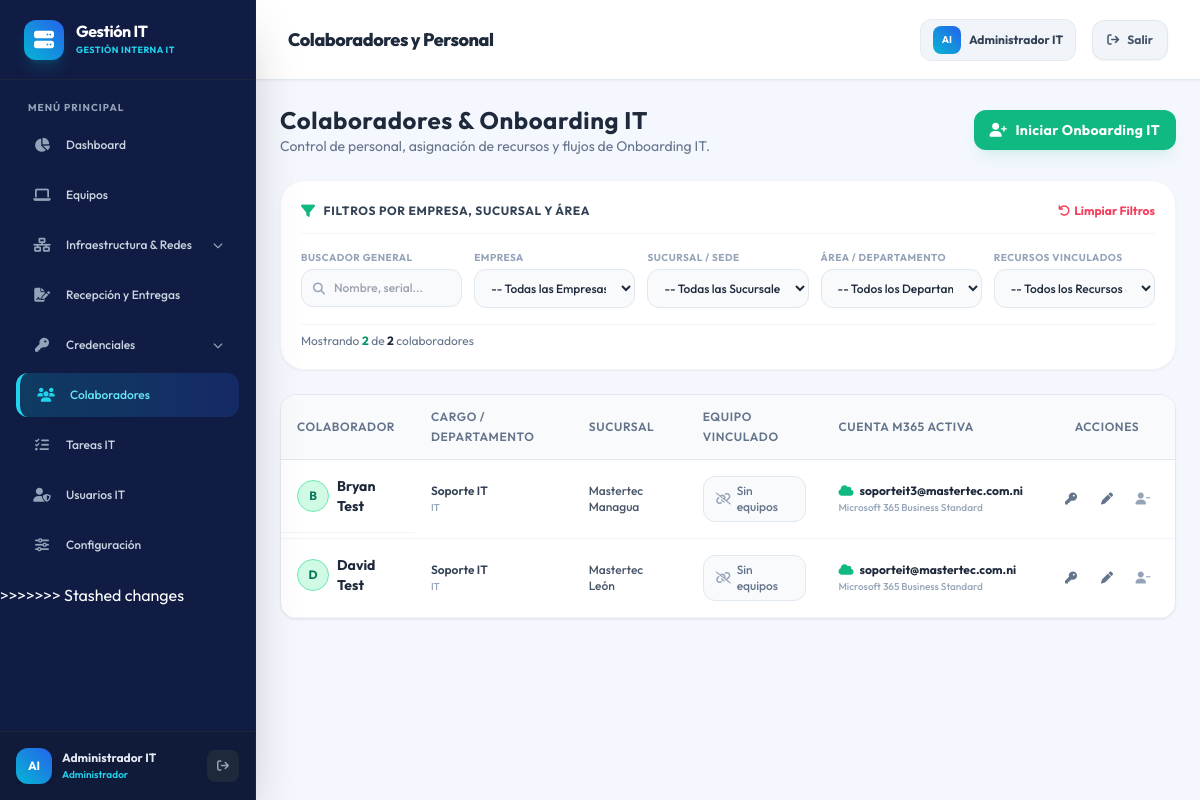
The app's page /modules/empleados/index.php (signed in) with its own data.
### tables this page shows
CREATE TABLE IF NOT EXISTS `empleados` (
    `id` INT AUTO_INCREMENT PRIMARY KEY,
    `sucursal_id` INT NOT NULL,
    `nombre` VARCHAR(100) NOT NULL,
    `cargo` VARCHAR(100),
    `departamento` VARCHAR(100),
    `estado` ENUM('Activo', 'Inactivo') DEFAULT 'Activo',
    CONSTRAINT `fk_empleado_sucursal` FOREIGN KEY (`sucursal_id`) REFERENCES `sucursales`(`id`) ON DELETE RESTRICT,
    INDEX `idx_sucursal` (`sucursal_id`)
);

### modules/empleados/index.php (the view, shortened to what this page needs)
<?php
require_once __DIR__ . '/../../includes/header.php';
$db = Database::getConexion();
$sql_empleados = "
    SELECT emp.*, s.nombre AS sucursal_nombre, e_corp.nombre AS empresa_nombre,
           (SELECT COUNT(*) FROM asignaciones WHERE empleado_id = emp.id AND fecha_devolucion IS NULL) AS cant_equipos,
           (SELECT GROUP_CONCAT(CONCAT(eq.id, ':', eq.tipo, ' - ', eq.marca, ' ', eq.modelo, ' (S/N: ', eq.service_tag_sn, ')') SEPARATOR '|')
            FROM asignaciones a JOIN equipos eq ON a.equipo_id = eq.id
            WHERE a.empleado_id = emp.id AND a.fecha_devolucion IS NULL) AS equipos_activos,
           (SELECT GROUP_CONCAT(CONCAT(eq.tipo, ' - ', eq.marca, ' ', eq.modelo, ' (S/N: ', eq.service_tag_sn, ')') SEPARATOR ', ')
            FROM asignaciones a
            JOIN equipos eq ON a.equipo_id = eq.id
            WHERE a.empleado_id = emp.id AND a.fecha_devolucion IS NULL) AS equipo_vinculado,
           (SELECT correo FROM cuentas_m365 WHERE empleado_id = emp.id AND estado = 'Activa' LIMIT 1) AS correo_m365,
           (SELECT licencia_tipo FROM cuentas_m365 WHERE empleado_id = emp.id AND estado = 'Activa' LIMIT 1) AS licencia_m365,
           (SELECT password_cifrado FROM credenciales_personales WHERE empleado_id = emp.id AND tipo = 'PC PIN' LIMIT 1) AS pc_pin_cifrado,
           (SELECT password_cifrado FROM credenciales_personales WHERE empleado_id = emp.id AND tipo = 'Pass AG' LIMIT 1) AS pass_ag_cifrado,
           (SELECT usuario FROM credenciales_personales WHERE empleado_id = emp.id AND tipo = 'Gmail' LIMIT 1) AS correo_gmail,
           (SELECT password_cifrado FROM credenciales_personales WHERE empleado_id = emp.id AND tipo = 'Gmail' LIMIT 1) AS password_gmail_cifrado
    FROM empleados emp
    JOIN sucursales s ON emp.sucursal_id = s.id
    JOIN empresas e_corp ON s.empresa_id = e_corp.id
    WHERE emp.estado = 'Activo'
    ORDER BY emp.nombre ASC
";
$empleados = $db->query($sql_empleados)->fetchAll();
?>
<div class="space-y-6">
    <div class="flex flex-col sm:flex-row sm:items-center justify-between gap-4">
        <div>
            <h2 class="text-2xl font-bold text-slate-800 tracking-wide">Colaboradores & Onboarding IT</h2>
            <p class="text-slate-500 text-sm">Control de personal, asignación de recursos y flujos de Onboarding IT.</p>
        </div>
        <div>
            <button onclick="abrirModal('modal-onboarding')" class="px-4 py-2.5 rounded-xl bg-emerald-500 hover:bg-emerald-600 text-white font-bold text-sm tracking-wide shadow-lg shadow-emerald-500/10 flex items-center gap-2 transition">
                <i class="fa-solid fa-user-plus"></i> Iniciar Onboarding IT
            </button>
        </div>
    </div>
    <div class="bg-white p-5 rounded-3xl shadow-sm border border-slate-100 space-y-4">
        <div class="flex items-center justify-between pb-3 border-b border-slate-100">
            <h3 class="text-xs font-bold uppercase tracking-wider text-slate-700 flex items-center gap-2">
                <i class="fa-solid fa-filter text-emerald-500 text-sm"></i> Filtros por Empresa, Sucursal y Área
            </h3>
            <button onclick="limpiarFiltros()" class="text-xs text-rose-500 hover:text-rose-700 font-bold flex items-center gap-1 transition">
                <i class="fa-solid fa-arrow-rotate-left"></i> Limpiar Filtros
            </button>
        </div>
        <div class="grid grid-cols-1 sm:grid-cols-2 lg:grid-cols-5 gap-3">
            <div class="lg:col-span-1 relative">
                <label class="block text-[10px] font-bold text-slate-400 uppercase tracking-wider mb-1">Buscador General</label>
                <div class="relative">
                    <i class="fa-solid fa-magnifying-glass absolute left-3 top-3 text-slate-400 text-xs"></i>
                    <input type="text" id="filterText" oninput="aplicarFiltros()" placeholder="Nombre, serial..." class="w-full pl-8 pr-3 py-2.5 rounded-xl bg-slate-50 border border-slate-200 text-xs text-slate-800 font-medium focus:outline-none focus:border-emerald-500 focus:bg-white transition">
                </div>
            </div>
            <div>
                <label class="block text-[10px] font-bold text-slate-400 uppercase tracking-wider mb-1">Empresa</label>
                <select id="filterEmpresa" onchange="aplicarFiltros()" class="w-full px-3 py-2.5 rounded-xl bg-slate-50 border border-slate-200 text-xs font-medium text-slate-800 focus:outline-none focus:border-emerald-500 transition">
                    <option value="">-- Todas las Empresas --</option>
                </select>
            </div>
            <div>
                <label class="block text-[10px] font-bold text-slate-400 uppercase tracking-wider mb-1">Sucursal / Sede</label>
                <select id="filterSucursal" onchange="aplicarFiltros()" class="w-full px-3 py-2.5 rounded-xl bg-slate-50 border border-slate-200 text-xs font-medium text-slate-800 focus:outline-none focus:border-emerald-500 transition">
                    <option value="">-- Todas las Sucursales --</option>
                </select>
            </div>
            <div>
                <label class="block text-[10px] font-bold text-slate-400 uppercase tracking-wider mb-1">Área / Departamento</label>
                <select id="filterDepto" onchange="aplicarFiltros()" class="w-full px-3 py-2.5 rounded-xl bg-slate-50 border border-slate-200 text-xs font-medium text-slate-800 focus:outline-none focus:border-emerald-500 transition">
                    <option value="">-- Todos los Departamentos --</option>
                </select>
            </div>
            <div>
                <label class="block text-[10px] font-bold text-slate-400 uppercase tracking-wider mb-1">Recursos Vinculados</label>
                <select id="filterRecursos" onchange="aplicarFiltros()" class="w-full px-3 py-2.5 rounded-xl bg-slate-50 border border-slate-200 text-xs font-medium text-slate-800 focus:outline-none focus:border-emerald-500 transition">
                    <option value="">-- Todos los Recursos --</option>
                </select>
            </div>
        </div>
        <div class="flex items-center justify-between text-xs text-slate-500 pt-2 border-t border-slate-100">
            <span>Mostrando <strong id="countVisibles" class="text-emerald-600 font-bold"><?= count($empleados) ?></strong> de <strong class="text-slate-800"><?= count($empleados) ?></strong> colaboradores</span>
        </div>
    </div>
    <div class="glass-panel rounded-2xl overflow-hidden">
        <div class="overflow-x-auto">
            <table class="w-full text-left modern-table text-sm" id="tablaEmpleados">
                <thead>
                    <tr>
                        <th class="py-3 px-4">Colaborador</th>
                        <th class="py-3 px-4">Cargo / Departamento</th>
                        <th class="py-3 px-4">Sucursal</th>
                        <th class="py-3 px-4">Equipo Vinculado</th>
                        <th class="py-3 px-4">Cuenta M365 Activa</th>
                        <th class="py-3 px-4 text-center">Acciones</th>
                    </tr>
                </thead>
                <tbody>
                    <?php if (empty($empleados)): ?>
                        <tr>
                            <td colspan="6" class="text-center py-10 text-slate-400">
                                No se encontraron empleados registrados en el sistema.
                            </td>
                        </tr>
                    <?php else: ?>
                        <?php foreach ($empleados as $emp): ?>
                            <tr class="hover:bg-emerald-50/60 cursor-pointer transition border-b border-slate-100 group"
                                data-search="<?= htmlspecialchars(strtolower($emp['nombre'] . ' ' . ($emp['cargo'] ?? '') . ' ' . ($emp['departamento'] ?? '') . ' ' . $emp['empresa_nombre'] . ' ' . $emp['sucursal_nombre'] . ' ' . ($emp['equipo_vinculado'] ?? '') . ' ' . ($emp['correo_m365'] ?? ''))) ?>"
                                data-empresa="<?= htmlspecialchars(strtolower($emp['empresa_nombre'])) ?>"
                                data-sucursal="<?= htmlspecialchars(strtolower($emp['sucursal_nombre'])) ?>"
                                data-depto="<?= htmlspecialchars(strtolower($emp['departamento'] ?? '')) ?>"
                                data-equipos="<?= (int)$emp['cant_equipos'] ?>"
                                data-m365="<?= !empty($emp['correo_m365']) ? 'true' : 'false' ?>"
                                onclick='verDetalleEmpleado(<?= json_encode($emp, JSON_HEX_APOS | JSON_HEX_QUOT) ?>)'>
                                <td class="py-4 px-4 font-bold text-slate-800 group-hover:text-emerald-700 transition flex items-center gap-2">
                                    <div class="h-8 w-8 rounded-full bg-emerald-100 border border-emerald-300 flex items-center justify-center text-emerald-700 text-xs font-bold shrink-0">
                                        <?= strtoupper(substr($emp['nombre'], 0, 1)) ?>
                                    </div>
                                    <?= htmlspecialchars($emp['nombre']) ?>
                                </td>
                                <td class="py-4 px-4 text-xs text-slate-600">
                                    <div class="font-semibold text-slate-700"><?= htmlspecialchars($emp['cargo']) ?></div>
                                    <span class="text-[10px] text-slate-400 font-medium"><?= htmlspecialchars($emp['departamento']) ?></span>
                                </td>
                                <td class="py-4 px-4 text-xs font-medium text-slate-600">
                                    <?= htmlspecialchars($emp['sucursal_nombre']) ?>
                                </td>
                                <td class="py-4 px-4 text-xs">
                                     <?php if ($emp['cant_equipos'] > 0): ?>
                                         <div class="inline-flex items-center gap-1.5 px-3 py-1.5 rounded-xl bg-cyan-50 border border-cyan-200 text-cyan-700 font-bold text-xs" title="<?= htmlspecialchars($emp['equipo_vinculado']) ?>">
                                             <i class="fa-solid fa-laptop text-cyan-600 text-xs shrink-0"></i>
                                             <span><?= $emp['cant_equipos'] ?> <?= $emp['cant_equipos'] == 1 ? 'Equipo' : 'Equipos' ?></span>
                                         </div>
                                     <?php else: ?>
                                         <a href="../equipos/index.php" onclick="event.stopPropagation();" class="inline-flex items-center gap-1.5 px-3 py-1.5 rounded-xl bg-slate-50 border border-slate-200 text-slate-500 font-medium text-xs">
                                             <i class="fa-solid fa-link-slash text-slate-400 text-xs shrink-0"></i>
                                             <span>Sin equipos</span>
                                         </a>
                                     <?php endif; ?>
                                </td>
                                <td class="py-4 px-4 text-xs">
                                    <?php if (!empty($emp['correo_m365'])): ?>
                                        <div class="text-slate-700">
                                            <div class="font-bold text-slate-800 flex items-center gap-1.5">
                                                <i class="fa-solid fa-cloud text-emerald-500"></i>
                                                <?= htmlspecialchars($emp['correo_m365']) ?>
                                            </div>
                                            <span class="text-[10px] text-slate-400 font-medium"><?= htmlspecialchars($emp['licencia_m365']) ?></span>
                                        </div>
                                    <?php else: ?>
                                        <a href="../credenciales/index.php?tab=m365" onclick="event.stopPropagation();" class="text-slate-400 hover:text-emerald-600 flex items-center gap-1">
                                            <i class="fa-solid fa-link-slash"></i> Sin cuenta asociada
                                        </a>
                                    <?php endif; ?>
                                </td>
                                <td class="py-4 px-4 text-center">
                                    <div class="flex items-center justify-center gap-1" onclick="event.stopPropagation();">
                                        <a href="?details_id=<?= $emp['id'] ?>" onclick="event.stopPropagation();" class="h-8 w-8 rounded-lg hover:bg-slate-100 flex items-center justify-center text-slate-500 hover:text-emerald-600 transition" title="Ficha de Credenciales Cifradas">
                                            <i class="fa-solid fa-key text-xs"></i>
                                        </a>
                                        <button onclick='event.stopPropagation(); abrirEditarEmpleado(<?= json_encode($emp, JSON_HEX_APOS | JSON_HEX_QUOT) ?>)' class="h-8 w-8 rounded-lg hover:bg-cyan-50 flex items-center justify-center text-slate-500 hover:text-cyan-600 transition" title="Editar Empleado">
                                            <i class="fa-solid fa-pen text-xs"></i>
                                        </button>
                                        <button onclick="event.stopPropagation(); confirmarBajaEmpleado('guardar.php?action=baja&id=<?= $emp['id'] ?>')" class="h-8 w-8 rounded-lg hover:bg-rose-50 flex items-center justify-center text-slate-400 hover:text-rose-500 transition" title="Dar de Baja Colaborador">
                                            <i class="fa-solid fa-user-minus text-xs"></i>
                                        </button>
                                    </div>
                                </td>
                            </tr>
                        <?php endforeach; ?>
                    <?php endif; ?>
                </tbody>
            </table>
        </div>
    </div>
</div>
<?php
require_once __DIR__ . '/../../includes/footer.php';
?>

### assets/css/styles.css (style rules this page uses)
:root { --bg-dark-base: #0b0f19; --bg-dark-card: #151d30; --bg-dark-nav: #0e1524; --accent-blue: #3b82f6; --accent-cyan: #06b6d4; --accent-emerald: #10b981; --accent-rose: #f43f5e; --accent-amber: #f59e0b; --text-primary: #f3f4f6; --text-secondary: #9ca3af; --text-muted: #6b7280; --border-color: rgba(255, 255, 255, 0.06); --border-color-glow: rgba(59, 130, 246, 0.2); }
body { font-family: "Outfit", sans-serif; background-color: var(--bg-dark-base); color: var(--text-primary); overflow-x: hidden; }
.glass-panel { background: #ffffff; border: 1px solid #e2e8f0; box-shadow: 0 1px 2px 0 rgb(0 0 0 / 0.05); }
.modern-table th { background-color: #f8fafc; color: #64748b; font-weight: 600; text-transform: uppercase; font-size: 0.75rem; letter-spacing: 0.05em; border-bottom: 1px solid #e2e8f0; }
.modern-table td { border-bottom: 1px solid #f1f5f9; }
.modern-table tr:last-child td { border-bottom: none; }
.modern-table tr { transition: background-color 0.2s ease; }

### records on screen
empleados: nombre "B", nombre "Bryan Test", cargo "Soporte IT", departamento "IT", sucursal_nombre "Mastertec Managua", correo_m365 "soporteit3@mastertec.com.ni", licencia_m365 "Microsoft 365 Business Standard"
empleados: nombre "D", nombre "David Test", cargo "Soporte IT", departamento "IT", sucursal_nombre "Mastertec León", correo_m365 "soporteit@mastertec.com.ni", licencia_m365 "Microsoft 365 Business Standard"

### other values on screen
$system_name "Gestión IT"
$item['label'] "Dashboard"
$item['label'] "Equipos"
$item['label'] "Infraestructura & Redes"
$item['label'] "Recepción y Entregas"
$item['label'] "Credenciales"
$item['label'] "Colaboradores"
$item['label'] "Tareas IT"
$item['label'] "Usuarios IT"
$item['label'] "Configuración"
$iniciales "AI"
$_SESSION['user_nombre'] "Administrador IT"
$_SESSION['user_rol'] "Administrador"
$topbar_title "Colaboradores y Personal"
count($empleados) "2"
